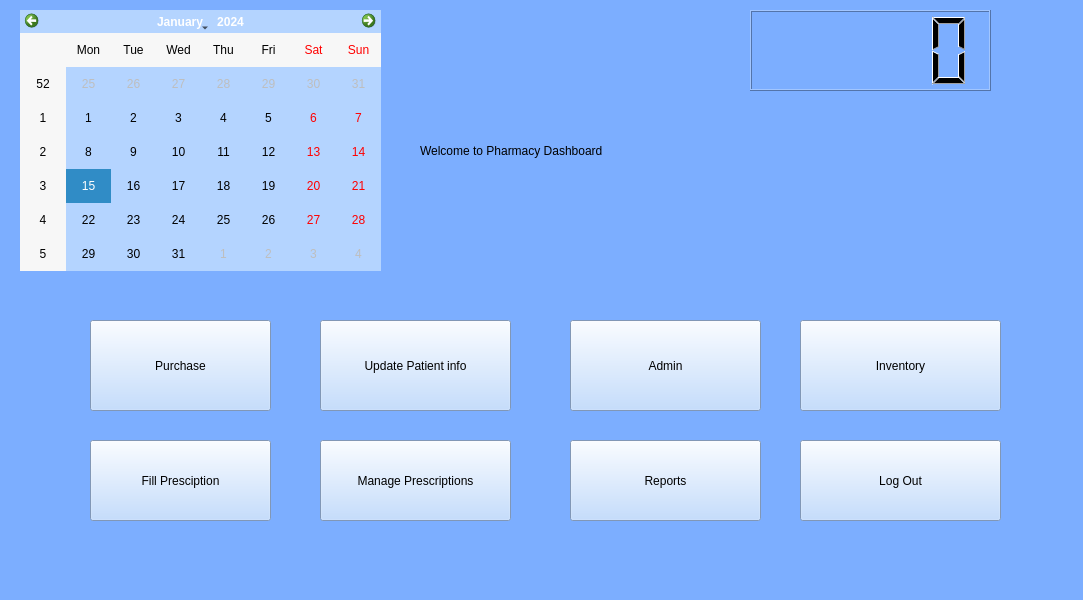
<?xml version="1.0" encoding="UTF-8"?>
<ui version="4.0">
 <class>MainWindow</class>
 <widget class="QMainWindow" name="MainWindow">
  <property name="geometry">
   <rect>
    <x>0</x>
    <y>0</y>
    <width>1083</width>
    <height>600</height>
   </rect>
  </property>
  <property name="sizePolicy">
   <sizepolicy hsizetype="Fixed" vsizetype="Fixed">
    <horstretch>0</horstretch>
    <verstretch>0</verstretch>
   </sizepolicy>
  </property>
  <property name="windowTitle">
   <string>MainWindow</string>
  </property>
  <property name="styleSheet">
   <string notr="true">background-color: rgb(124, 174, 255);
</string>
  </property>
  <widget class="QWidget" name="centralwidget">
   <widget class="QPushButton" name="fillPrescripButton">
    <property name="geometry">
     <rect>
      <x>90</x>
      <y>440</y>
      <width>181</width>
      <height>81</height>
     </rect>
    </property>
    <property name="sizePolicy">
     <sizepolicy hsizetype="Fixed" vsizetype="Fixed">
      <horstretch>0</horstretch>
      <verstretch>0</verstretch>
     </sizepolicy>
    </property>
    <property name="styleSheet">
     <string notr="true">background-color: rgb(180, 212, 255);</string>
    </property>
    <property name="text">
     <string>Fill Presciption</string>
    </property>
    <property name="icon">
     <iconset resource="../resources/pharm.qrc">
      <normaloff>:/newPrefix/prescription.png</normaloff>:/newPrefix/prescription.png</iconset>
    </property>
    <property name="iconSize">
     <size>
      <width>25</width>
      <height>25</height>
     </size>
    </property>
   </widget>
   <widget class="QPushButton" name="updatePatientInfoButton">
    <property name="geometry">
     <rect>
      <x>320</x>
      <y>320</y>
      <width>191</width>
      <height>91</height>
     </rect>
    </property>
    <property name="sizePolicy">
     <sizepolicy hsizetype="Fixed" vsizetype="Fixed">
      <horstretch>0</horstretch>
      <verstretch>0</verstretch>
     </sizepolicy>
    </property>
    <property name="styleSheet">
     <string notr="true">background-color: rgb(180, 212, 255);</string>
    </property>
    <property name="text">
     <string>Update Patient info</string>
    </property>
    <property name="icon">
     <iconset resource="../resources/pharm.qrc">
      <normaloff>:/newPrefix/information.png</normaloff>:/newPrefix/information.png</iconset>
    </property>
    <property name="iconSize">
     <size>
      <width>25</width>
      <height>25</height>
     </size>
    </property>
   </widget>
   <widget class="QPushButton" name="InventoryButton">
    <property name="geometry">
     <rect>
      <x>800</x>
      <y>320</y>
      <width>201</width>
      <height>91</height>
     </rect>
    </property>
    <property name="sizePolicy">
     <sizepolicy hsizetype="Fixed" vsizetype="Fixed">
      <horstretch>0</horstretch>
      <verstretch>0</verstretch>
     </sizepolicy>
    </property>
    <property name="styleSheet">
     <string notr="true">background-color: rgb(180, 212, 255);</string>
    </property>
    <property name="text">
     <string>Inventory</string>
    </property>
    <property name="icon">
     <iconset resource="../resources/pharm.qrc">
      <normaloff>:/newPrefix/pharmacist.png</normaloff>:/newPrefix/pharmacist.png</iconset>
    </property>
    <property name="iconSize">
     <size>
      <width>25</width>
      <height>25</height>
     </size>
    </property>
   </widget>
   <widget class="QLabel" name="label">
    <property name="geometry">
     <rect>
      <x>420</x>
      <y>80</y>
      <width>341</width>
      <height>141</height>
     </rect>
    </property>
    <property name="sizePolicy">
     <sizepolicy hsizetype="Fixed" vsizetype="Fixed">
      <horstretch>0</horstretch>
      <verstretch>0</verstretch>
     </sizepolicy>
    </property>
    <property name="styleSheet">
     <string notr="true">font: 75 26pt &quot;Comic Sans MS&quot;;
</string>
    </property>
    <property name="text">
     <string>Welcome to Pharmacy Dashboard</string>
    </property>
    <property name="wordWrap">
     <bool>true</bool>
    </property>
   </widget>
   <widget class="QPushButton" name="MedButton">
    <property name="geometry">
     <rect>
      <x>320</x>
      <y>440</y>
      <width>191</width>
      <height>81</height>
     </rect>
    </property>
    <property name="sizePolicy">
     <sizepolicy hsizetype="Fixed" vsizetype="Fixed">
      <horstretch>0</horstretch>
      <verstretch>0</verstretch>
     </sizepolicy>
    </property>
    <property name="styleSheet">
     <string notr="true">background-color: rgb(180, 212, 255);</string>
    </property>
    <property name="text">
     <string>Manage Prescriptions</string>
    </property>
    <property name="icon">
     <iconset resource="../resources/pharm.qrc">
      <normaloff>:/newPrefix/vaccine.png</normaloff>:/newPrefix/vaccine.png</iconset>
    </property>
    <property name="iconSize">
     <size>
      <width>25</width>
      <height>25</height>
     </size>
    </property>
   </widget>
   <widget class="QPushButton" name="ReportsButton">
    <property name="geometry">
     <rect>
      <x>570</x>
      <y>440</y>
      <width>191</width>
      <height>81</height>
     </rect>
    </property>
    <property name="sizePolicy">
     <sizepolicy hsizetype="Fixed" vsizetype="Fixed">
      <horstretch>0</horstretch>
      <verstretch>0</verstretch>
     </sizepolicy>
    </property>
    <property name="styleSheet">
     <string notr="true">background-color: rgb(180, 212, 255);</string>
    </property>
    <property name="text">
     <string>Reports</string>
    </property>
    <property name="icon">
     <iconset resource="../resources/pharm.qrc">
      <normaloff>:/newPrefix/report.png</normaloff>:/newPrefix/report.png</iconset>
    </property>
    <property name="iconSize">
     <size>
      <width>25</width>
      <height>25</height>
     </size>
    </property>
   </widget>
   <widget class="QPushButton" name="purchase">
    <property name="geometry">
     <rect>
      <x>90</x>
      <y>320</y>
      <width>181</width>
      <height>91</height>
     </rect>
    </property>
    <property name="sizePolicy">
     <sizepolicy hsizetype="Fixed" vsizetype="Fixed">
      <horstretch>0</horstretch>
      <verstretch>0</verstretch>
     </sizepolicy>
    </property>
    <property name="styleSheet">
     <string notr="true">background-color: rgb(180, 212, 255);</string>
    </property>
    <property name="text">
     <string>Purchase</string>
    </property>
    <property name="icon">
     <iconset resource="../resources/pharm.qrc">
      <normaloff>:/newPrefix/treatment.png</normaloff>:/newPrefix/treatment.png</iconset>
    </property>
    <property name="iconSize">
     <size>
      <width>25</width>
      <height>25</height>
     </size>
    </property>
   </widget>
   <widget class="QPushButton" name="AdminButton">
    <property name="geometry">
     <rect>
      <x>570</x>
      <y>320</y>
      <width>191</width>
      <height>91</height>
     </rect>
    </property>
    <property name="sizePolicy">
     <sizepolicy hsizetype="Fixed" vsizetype="Fixed">
      <horstretch>0</horstretch>
      <verstretch>0</verstretch>
     </sizepolicy>
    </property>
    <property name="styleSheet">
     <string notr="true">background-color: rgb(180, 212, 255);</string>
    </property>
    <property name="text">
     <string>Admin</string>
    </property>
    <property name="icon">
     <iconset resource="../resources/pharm.qrc">
      <normaloff>:/newPrefix/user.png</normaloff>:/newPrefix/user.png</iconset>
    </property>
    <property name="iconSize">
     <size>
      <width>25</width>
      <height>25</height>
     </size>
    </property>
   </widget>
   <widget class="QPushButton" name="logOut">
    <property name="geometry">
     <rect>
      <x>800</x>
      <y>440</y>
      <width>201</width>
      <height>81</height>
     </rect>
    </property>
    <property name="sizePolicy">
     <sizepolicy hsizetype="Fixed" vsizetype="Fixed">
      <horstretch>0</horstretch>
      <verstretch>0</verstretch>
     </sizepolicy>
    </property>
    <property name="styleSheet">
     <string notr="true">background-color: rgb(180, 212, 255);</string>
    </property>
    <property name="text">
     <string>Log Out</string>
    </property>
    <property name="icon">
     <iconset resource="../resources/pharm.qrc">
      <normaloff>:/newPrefix/right.png</normaloff>:/newPrefix/right.png</iconset>
    </property>
    <property name="iconSize">
     <size>
      <width>25</width>
      <height>25</height>
     </size>
    </property>
   </widget>
   <widget class="QCalendarWidget" name="calendarWidget">
    <property name="geometry">
     <rect>
      <x>20</x>
      <y>10</y>
      <width>361</width>
      <height>261</height>
     </rect>
    </property>
    <property name="sizePolicy">
     <sizepolicy hsizetype="Fixed" vsizetype="Fixed">
      <horstretch>0</horstretch>
      <verstretch>0</verstretch>
     </sizepolicy>
    </property>
    <property name="styleSheet">
     <string notr="true">background-color: rgb(180, 212, 255);</string>
    </property>
   </widget>
   <widget class="QLabel" name="label_2">
    <property name="geometry">
     <rect>
      <x>870</x>
      <y>120</y>
      <width>131</width>
      <height>181</height>
     </rect>
    </property>
    <property name="sizePolicy">
     <sizepolicy hsizetype="Fixed" vsizetype="Fixed">
      <horstretch>0</horstretch>
      <verstretch>0</verstretch>
     </sizepolicy>
    </property>
    <property name="text">
     <string/>
    </property>
    <property name="pixmap">
     <pixmap resource="../resources/pharm.qrc">:/newPrefix/pharmacy.png</pixmap>
    </property>
    <property name="scaledContents">
     <bool>true</bool>
    </property>
   </widget>
   <widget class="QLCDNumber" name="clock">
    <property name="geometry">
     <rect>
      <x>750</x>
      <y>10</y>
      <width>241</width>
      <height>81</height>
     </rect>
    </property>
    <property name="sizePolicy">
     <sizepolicy hsizetype="Fixed" vsizetype="Fixed">
      <horstretch>0</horstretch>
      <verstretch>0</verstretch>
     </sizepolicy>
    </property>
    <property name="font">
     <font>
      <family>MS Shell Dlg 2</family>
      <pointsize>6</pointsize>
      <weight>50</weight>
      <italic>false</italic>
      <bold>false</bold>
     </font>
    </property>
    <property name="styleSheet">
     <string notr="true">font: 6pt &quot;MS Shell Dlg 2&quot;;</string>
    </property>
   </widget>
  </widget>
  <widget class="QMenuBar" name="menubar">
   <property name="geometry">
    <rect>
     <x>0</x>
     <y>0</y>
     <width>1083</width>
     <height>24</height>
    </rect>
   </property>
  </widget>
  <widget class="QStatusBar" name="statusbar"/>
 </widget>
 <resources>
  <include location="../resources/pharm.qrc"/>
 </resources>
 <connections/>
</ui>
